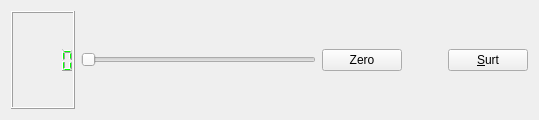
<?xml version="1.0" encoding="UTF-8"?>
<ui version="4.0">
 <class>MyForm</class>
 <widget class="QWidget" name="MyForm">
  <property name="geometry">
   <rect>
    <x>0</x>
    <y>0</y>
    <width>539</width>
    <height>120</height>
   </rect>
  </property>
  <property name="windowTitle">
   <string>Form</string>
  </property>
  <layout class="QHBoxLayout" name="horizontalLayout_2">
   <item>
    <widget class="MyQLCDNumber" name="lcdNumber">
     <property name="palette">
      <palette>
       <active>
        <colorrole role="WindowText">
         <brush brushstyle="SolidPattern">
          <color alpha="255">
           <red>0</red>
           <green>255</green>
           <blue>0</blue>
          </color>
         </brush>
        </colorrole>
       </active>
       <inactive>
        <colorrole role="WindowText">
         <brush brushstyle="SolidPattern">
          <color alpha="255">
           <red>0</red>
           <green>255</green>
           <blue>0</blue>
          </color>
         </brush>
        </colorrole>
       </inactive>
       <disabled>
        <colorrole role="WindowText">
         <brush brushstyle="SolidPattern">
          <color alpha="255">
           <red>128</red>
           <green>128</green>
           <blue>128</blue>
          </color>
         </brush>
        </colorrole>
       </disabled>
      </palette>
     </property>
     <property name="font">
      <font>
       <weight>50</weight>
       <bold>false</bold>
      </font>
     </property>
     <property name="autoFillBackground">
      <bool>false</bool>
     </property>
     <property name="styleSheet">
      <string notr="true"/>
     </property>
     <property name="frameShape">
      <enum>QFrame::Box</enum>
     </property>
     <property name="frameShadow">
      <enum>QFrame::Raised</enum>
     </property>
     <property name="smallDecimalPoint">
      <bool>false</bool>
     </property>
    </widget>
   </item>
   <item>
    <widget class="QSlider" name="horizontalSlider">
     <property name="sizePolicy">
      <sizepolicy hsizetype="MinimumExpanding" vsizetype="Fixed">
       <horstretch>0</horstretch>
       <verstretch>0</verstretch>
      </sizepolicy>
     </property>
     <property name="orientation">
      <enum>Qt::Horizontal</enum>
     </property>
    </widget>
   </item>
   <item>
    <widget class="QPushButton" name="pushButton">
     <property name="text">
      <string>Zero</string>
     </property>
    </widget>
   </item>
   <item>
    <spacer name="horizontalSpacer">
     <property name="orientation">
      <enum>Qt::Horizontal</enum>
     </property>
     <property name="sizeType">
      <enum>QSizePolicy::Minimum</enum>
     </property>
     <property name="sizeHint" stdset="0">
      <size>
       <width>40</width>
       <height>20</height>
      </size>
     </property>
    </spacer>
   </item>
   <item>
    <widget class="QPushButton" name="pushButton_2">
     <property name="text">
      <string>&amp;Surt</string>
     </property>
    </widget>
   </item>
  </layout>
 </widget>
 <customwidgets>
  <customwidget>
   <class>MyQLCDNumber</class>
   <extends>QLCDNumber</extends>
   <header>MyQLCDNumber.h</header>
   <slots>
    <slot>setToZero()</slot>
    <slot>setColor()</slot>
   </slots>
  </customwidget>
 </customwidgets>
 <resources/>
 <connections>
  <connection>
   <sender>pushButton_2</sender>
   <signal>clicked()</signal>
   <receiver>MyForm</receiver>
   <slot>close()</slot>
   <hints>
    <hint type="sourcelabel">
     <x>450</x>
     <y>45</y>
    </hint>
    <hint type="destinationlabel">
     <x>441</x>
     <y>2</y>
    </hint>
   </hints>
  </connection>
  <connection>
   <sender>pushButton</sender>
   <signal>clicked()</signal>
   <receiver>lcdNumber</receiver>
   <slot>setToZero()</slot>
   <hints>
    <hint type="sourcelabel">
     <x>392</x>
     <y>73</y>
    </hint>
    <hint type="destinationlabel">
     <x>36</x>
     <y>35</y>
    </hint>
   </hints>
  </connection>
  <connection>
   <sender>horizontalSlider</sender>
   <signal>valueChanged(int)</signal>
   <receiver>lcdNumber</receiver>
   <slot>display(int)</slot>
   <hints>
    <hint type="sourcelabel">
     <x>126</x>
     <y>64</y>
    </hint>
    <hint type="destinationlabel">
     <x>39</x>
     <y>104</y>
    </hint>
   </hints>
  </connection>
 </connections>
</ui>
